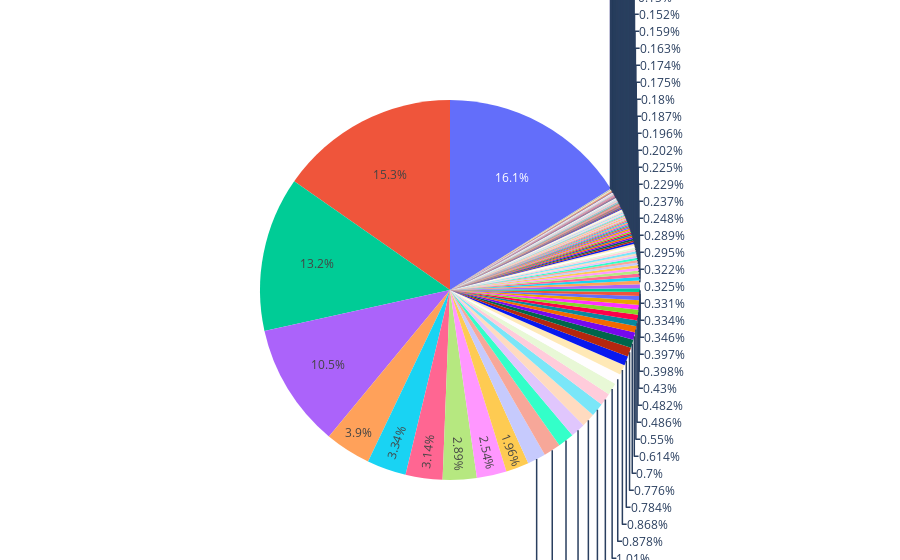

Source (notebook cell):
### Code cell
# fig = go.Figure(data=[go.Pie(labels=labels, values=values)])
# fig.update_layout(showlegend=False)

# fig.show()
# # fig = go.Figure()

# fig.add_trace(go.Pie(
#     x=labels,
#     y=values,
#     showlegend=False
# ))

# fig.add_trace(go.Pie(
#     x=labels_20,
#     y=values_20,
# ))

# fig.update_layout(showlegend=True)
# fig.show()
# labels = ['Oxygen','Hydrogen','Carbon_Dioxide','Nitrogen']
# values = [4500, 2500, 1053, 500]
# (data=[go.Pie(labels=labels, values=values)])
# fig.update_layout(legend=dict(x=-2, y=0))

# import plotly.graph_objects as go

# labels = ['Oxygen','Hydrogen','Carbon_Dioxide','Nitrogen']
# values = [4500, 2500, 1053, 500]

# fig = go.Figure(data=[go.Pie(labels=labels, values=values)])
# fig.show()

### Figure 1 — Plotly figure (JSON) as saved in the notebook; plotly's stock layout.template omitted (floating-point values rounded to 4 significant figures; data arrays with more than 128 entries replaced by an {"elided": "..."} marker saying what was removed)
{"data": [{"labels": {"elided": "259 str values"}, "type": "pie", "values": {"elided": "259 int values"}}], "layout": {"showlegend": false}}
